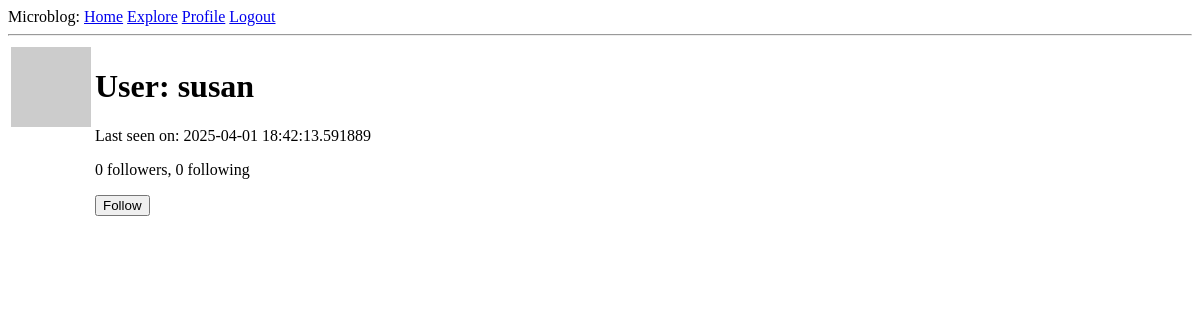
The page /user/susan (signed in) on the database as committed earlier.
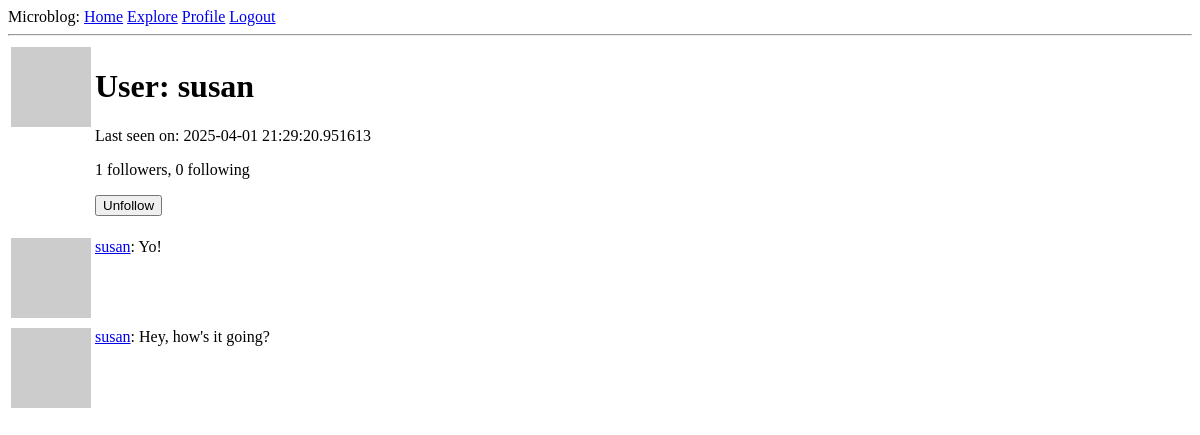
The same page on the database as committed later.
### app/models.py (models this page shows, shortened)
class User(UserMixin, db.Model):
    id: so.Mapped[int] = so.mapped_column(primary_key=True)
    username: so.Mapped[str] = so.mapped_column(sa.String(64), index=True, unique=True)
    email: so.Mapped[str] = so.mapped_column(sa.String(120), index=True, unique=True)
    password_hash: so.Mapped[Optional[str]] = so.mapped_column(sa.String(256))
    posts: so.WriteOnlyMapped["Post"] = so.relationship(back_populates="author")
    about_me: so.Mapped[Optional[str]] = so.mapped_column(sa.String(140))
    last_seen: so.Mapped[Optional[datetime]] = so.mapped_column(
        default=lambda: datetime.now(timezone.utc)
    )
    following: so.WriteOnlyMapped["User"] = so.relationship(
        secondary=followers,
        primaryjoin=(followers.c.follower_id == id),
        secondaryjoin=(followers.c.followed_id == id),
        back_populates="followers",
    )
    followers: so.WriteOnlyMapped["User"] = so.relationship(
        secondary=followers,
        primaryjoin=(followers.c.followed_id == id),
        secondaryjoin=(followers.c.follower_id == id),
        back_populates="following",
    )
    def is_following(self, user):
        query = self.following.select().where(User.id == user.id)
        return db.session.scalar(query) is not None
    def followers_count(self):
        query = sa.select(sa.func.count()).select_from(
            self.followers.select().subquery()
        )
        return db.session.scalar(query)
    def following_count(self):
        query = sa.select(sa.func.count()).select_from(
            self.following.select().subquery()
        )
        return db.session.scalar(query)
    def avatar(self, size):
        digest = md5(self.email.lower().encode("utf-8")).hexdigest()
        return f"https://www.gravatar.com/avatar/{digest}?d=identicon&s={size}"

class Post(db.Model):
    id: so.Mapped[int] = so.mapped_column(primary_key=True)
    body: so.Mapped[str] = so.mapped_column(sa.String(140))
    timestamp: so.Mapped[datetime] = so.mapped_column(
        index=True, default=lambda: datetime.now(timezone.utc)
    )
    user_id: so.Mapped[int] = so.mapped_column(sa.ForeignKey(User.id), index=True)
    author: so.Mapped[User] = so.relationship(back_populates="posts")

### app/routes.py (the view)
@app.route("/user/<username>")
@login_required
def user(username):
    user = db.first_or_404(sa.select(User).where(User.username == username))
    page = request.args.get("page", 1, type=int)
    query = user.posts.select().order_by(Post.timestamp.desc())
    posts = db.paginate(
        query, page=page, per_page=app.config["POSTS_PER_PAGE"], error_out=False
    )
    next_url = (
        url_for("user", username=user.username, page=posts.next_num)
        if posts.has_next
        else None
    )
    prev_url = (
        url_for("user", username=user.username, page=posts.prev_num)
        if posts.has_prev
        else None
    )
    form = EmptyForm()
    return render_template(
        "user.html",
        user=user,
        posts=posts.items,
        next_url=next_url,
        prev_url=prev_url,
        form=form,
    )

### app/forms.py
class EmptyForm(FlaskForm):
    submit = SubmitField("Submit")

### app/models.py (called while the page is built)
@login.user_loader
def load_user(id):
    return db.session.get(User, int(id))

### app/routes.py (called while the page is built)
@app.before_request
def before_request():
    if current_user.is_authenticated:
        current_user.last_seen = datetime.now(timezone.utc)
        db.session.commit()

### app/templates/user.html (shortened to what this page needs)
{% extends 'header.html' %}
{% block content %}
  <table>
    <tr valign="top">
      <td><img src="{{ user.avatar(128) }}" /></td>
      <td>
        <h1>User: {{user.username}}</h1>
        {% if user.last_seen %}
          <p>Last seen on: {{ user.last_seen }}</p>
        {% endif %}
        <p>{{ user.followers_count() }} followers, {{user.following_count()}} following</p>
        {% if user == current_user %}
          <p><a href="{{url_for('edit_profile')}}"> Edit your profile</a></p>
        {% elif not current_user.is_following(user) %}
          <p>
            <form action="{{url_for('follows', username=user.username)}}" method="post">
              {{ form.submit(value='Follow') }}
            </form>
          </p>
        {% else %}
          <p>
            <form action="{{url_for('unfollow', username=user.username)}}" method="post">
              {{ form.submit(value='Unfollow') }}
            </form>
          </p>
        {% endif %}
      </td>
    </tr>
  </table>
  {% for post in posts %}
    {% include '_post.html' %}
  {% endfor %}
{% endblock %}

### app/templates/_post.html
<table>
  <tr valign="top">
    <td><img src="{{ post.author.avatar(24) }}" /></td>
    <td>
      <a href="{{ url_for('user', username=post.author.username) }}"> {{ post.author.username }}</a>: {{ post.body }}
    </td>
  </tr>
</table>

Rows that differ between the two databases and show on the page:
changed User "susan": last_seen "2025-04-01 18:42:13.591889" → "2025-04-01 21:29:20.951613"
added Post: author.username "susan", body "Yo!"
added Post: author.username "susan", body "Hey, how's it going?"
Other text that changed with them:
{{ user.followers_count() }}: "0" → "1"
form field submit: (not shown) → "Unfollow"
form field submit: "Follow" → (not shown)
